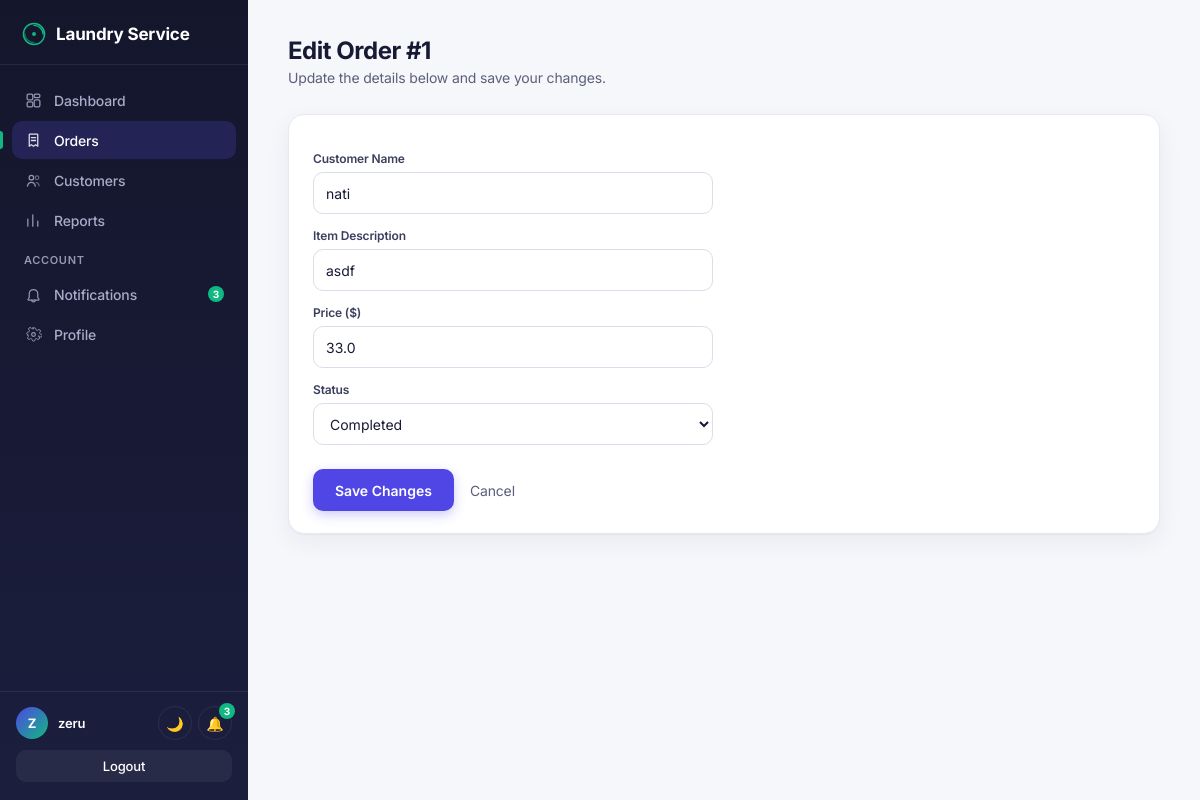
The app's page /orders/1/edit (signed in) with its own data.
### tables this page shows
CREATE TABLE orders (
                id INTEGER PRIMARY KEY AUTOINCREMENT,
                customer_name TEXT NOT NULL,
                item_description TEXT NOT NULL,
                price REAL NOT NULL,
                status TEXT NOT NULL DEFAULT 'Pending',
                service_type TEXT DEFAULT 'Wash & Fold',
                payment_method TEXT DEFAULT 'Cash',
                pickup_address TEXT,
                delivery_address TEXT,
                weight REAL DEFAULT 0,
                created_at TEXT DEFAULT CURRENT_TIMESTAMP
            );

### app.py (the view, shortened to what this page needs)
@app.route("/orders/<int:order_id>/edit", methods=["GET", "POST"])
@login_required
def edit_order(order_id):
    with get_db() as conn:
        order = conn.execute("SELECT * FROM orders WHERE id = ?", (order_id,)).fetchone()
    if order is None:
        flash("Order not found.")
        return redirect(url_for("orders"))
    return render_template("edit_order.html", order=order)

### app.py (called while the page is built)
@app.context_processor
def inject_csrf():
    if "csrf_token" not in session:
        session["csrf_token"] = secrets.token_hex(16)
    return {"csrf_token": session.get("csrf_token")}

def login_required(f):
    @wraps(f)
    def decorated_function(*args, **kwargs):
        if "username" not in session:
            flash("Please log in first.")
            return redirect(url_for("login"))
        return f(*args, **kwargs)
    return decorated_function

@app.context_processor
def inject_notifications():
    if "username" not in session:
        return {}
    with get_db() as conn:
        unread_count = conn.execute("SELECT COUNT(*) FROM notifications WHERE is_read = 0").fetchone()[0]
        recent_notifications = conn.execute("SELECT * FROM notifications ORDER BY id DESC LIMIT 5").fetchall()
    return {
        "unread_count": unread_count,
        "recent_notifications": recent_notifications,
    }

### database.py (called while the page is built)
def get_connection():
    conn = sqlite3.connect(DB_NAME)
    conn.row_factory = sqlite3.Row
    return conn

def get_db():
    from contextlib import contextmanager
    @contextmanager
    def db_connection():
        conn = get_connection()
        try:
            yield conn
            conn.commit()
        except Exception:
            conn.rollback()
            raise
        finally:
            conn.close()
    return db_connection()

### templates/edit_order.html (shortened to what this page needs)
{% extends "base.html" %}
{% block extra_styles %}
<link rel="stylesheet" href="{{ url_for('static', filename='dashboard.css') }}">
{% endblock %}
{% block content %}
{% include "_navbar.html" %}
<div class="dashboard-content">
    <h1>Edit Order #{{ order["id"] }}</h1>
    <p class="subtitle">Update the details below and save your changes.</p>
    <div class="order-form-card">
        <form method="POST" action="{{ url_for('edit_order', order_id=order['id']) }}" class="edit-form">
            <label>Customer Name</label>
            <input type="text" name="customer_name" value="{{ order['customer_name'] }}" required>
            <label>Item Description</label>
            <input type="text" name="item_description" value="{{ order['item_description'] }}" required>
            <label>Price ($)</label>
            <input type="number" step="0.01" name="price" value="{{ order['price'] }}" required>
            <label>Status</label>
            <select name="status">
                <option value="Completed" {% if order["status"] == "Completed" %}selected{% endif %}>Completed</option>
            </select>
            <div class="edit-form-buttons">
                <button type="submit">Save Changes</button>
                <a href="{{ url_for('orders') }}" class="cancel-link">Cancel</a>
            </div>
        </form>
    </div>
</div>
{% endblock %}

### static/theme.css (style rules this page uses)
:root { --bg: #F6F7FB; --card-bg: #FFFFFF; --border-color: #E7E9F2; --input-bg: #FFFFFF; --input-border: #DBDEEA; --table-header-bg: #F7F8FC; --table-row-border: #EEF0F7; --text-primary: #171A34; --text-secondary: #5B5F79; --text-tertiary: #9498AD; --label-color: #3B3F5C; --left-panel-text: #C9CCEE; --primary: #4F46E5; --primary-dark: #4338CA; --primary-darker: #312E81; --primary-tint: #EEEDFC; --accent: #10B981; --accent-dark: #059669; --sidebar-bg: #14162C; --sidebar-bg-end: #1B1E3D; --sidebar-text: #A9ACC9; --sidebar-text-active: #FFFFFF; --sidebar-border: rgba(255, 255, 255, 0.08); --sidebar-active-bg: rgba(99, 91, 255, 0.18); --sidebar-hover-bg: rgba(255, 255, 255, 0.05); --status-pending-bg: #FEF3C7; --status-pending-text: #92400E; --status-completed-bg: #D1FAE5; --status-completed-text: #065F46; --error-bg: #FDECEC; --error-text: #C0392B; --flash-bg: #EEF0FE; --flash-text: #4338CA; --dark-btn-bg: #3B3F5C; --dark-btn-hover: #4B4F73; --shadow-card: 0 1px 2px rgba(23, 26, 52, 0.04), 0 8px 24px rgba(23, 26, 52, 0.06); --shadow-card-hover: 0 4px 8px rgba(23, 26, 52, 0.06), 0 16px 32px rgba(23, 26, 52, 0.10); --shadow-button: 0 4px 12px rgba(79, 70, 229, 0.28); --radius-pill: 999px; --radius-card: 16px; --radius-input: 10px; --radius-button: 10px; --font-display: 'Inter', -apple-system, BlinkMacSystemFont, sans-serif; --font-body: 'Inter', -apple-system, BlinkMacSystemFont, sans-serif; --font-mono: 'JetBrains Mono', 'Courier New', monospace; }
body { font-family: var(--font-body); background-color: var(--bg); color: var(--text-primary); transition: background-color 0.3s ease, color 0.3s ease; -webkit-font-smoothing: antialiased; letter-spacing: -0.01em; }
h1, h2, .left-panel h1, .nav-brand, .card h2, .order-form-card h2 { font-family: var(--font-display); font-weight: 700; letter-spacing: -0.02em; }
body, .card, .stat-card, .order-form-card, .table-card, .order-card, .customer-card, input, select, textarea, .navbar, .sidebar, .left-panel, .right-panel, .flash-box, .error-message, .dashboard-content { transition: background-color 0.3s ease, color 0.3s ease, border-color 0.3s ease, box-shadow 0.3s ease; }
.stat-card, .order-form-card, .table-card, .order-card, .customer-card { position: relative; background-color: var(--card-bg); border: 1px solid var(--border-color); border-radius: var(--radius-card); box-shadow: var(--shadow-card); transition: all 0.2s ease; }
body { animation: page-fade-in 0.35s ease both; }
button:not(.theme-toggle):not(.notification-bell):not(.sidebar-toggle) { transition: transform 0.15s ease, box-shadow 0.15s ease, background-color 0.15s ease; }
input, select, textarea { background-color: var(--input-bg); color: var(--text-primary); border: 1px solid var(--input-border); border-radius: var(--radius-input); padding: 10px 14px; font-size: 14px; font-family: var(--font-body); transition: all 0.2s ease; width: 100%; }
input::placeholder { color: var(--text-tertiary); }
.sidebar ~ .dashboard-content { margin-left: 248px; }
.order-form-card, .table-card, .order-card, .customer-card { animation: card-fade-up 0.4s ease 0.06s both; }

### records on screen
orders: id "1", customer_name "nati", item_description "asdf", price "33.0", status "Completed"

### other values on screen
{{ unread_count }} "3"
{{ session.get('username', 'U')[0]|upper }} "Z"
{{ session.get('username', '') }} "zeru"
